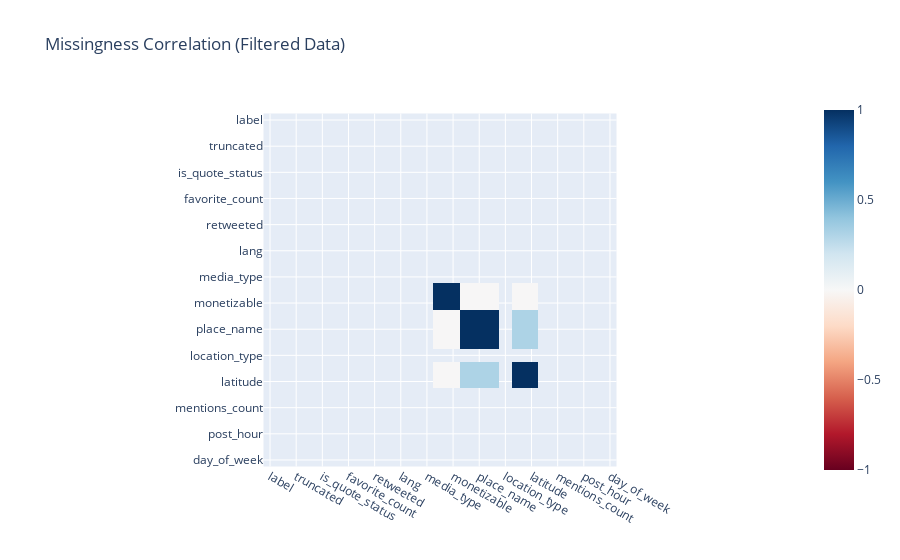

The cell this chart's notebook holds for it:
### Markdown cell above
##### 2. Missingness Pattern Visualization
   Visualizing missingness correlations helps identify:
   - Systematic missingness patterns
   - Potential technical or procedural causes
   - Relationships between missing values across variables.

  The heatmap reveals whether missingness in one variable tends to co-occur with missingness in others, which would violate the MCAR assumption.

### Code cell
missing_matrix = filtered_df.isnull().astype(int)
missing_corr = missing_matrix.corr()
fig = px.imshow(missing_corr,
                   zmin=-1, zmax=1,
                   color_continuous_scale='RdBu',
                   title='Missingness Correlation (Filtered Data)')
fig.show()

missing_count = df.isnull().sum()
missing_percent = 100 * missing_count / len(df)

desc = df.describe(include='all')
desc.loc['missing_count'] = missing_count
desc.loc['missing_percent'] = missing_percent

display(desc)
desc.to_csv('data_description.csv', index=True, encoding='utf-8')

### Figure 1 — Plotly figure (JSON) as saved in the notebook; plotly's stock layout.template omitted (floating-point values rounded to 4 significant figures; data arrays with more than 128 entries replaced by an {"elided": "..."} marker saying what was removed)
{"data": [{"coloraxis": "coloraxis", "hovertemplate": "x: %{x}<br>y: %{y}<br>color: %{z}<extra></extra>", "name": "0", "type": "heatmap", "x": ["label", "id", "truncated", "source", "is_quote_status", "retweet_count", "favorite_count", "favorited", "retweeted", "possibly_sensitive", "lang", "is_retweet", "media_type", "duration_millis", "monetizable", "place_type", "place_name", "country_code", "location_type", "longitude", "latitude", "hashtags_count", "mentions_count", "urls_count", "post_hour", "is_weekend", "day_of_week"], "xaxis": "x", "y": ["label", "id", "truncated", "source", "is_quote_status", "retweet_count", "favorite_count", "favorited", "retweeted", "possibly_sensitive", "lang", "is_retweet", "media_type", "duration_millis", "monetizable", "place_type", "place_name", "country_code", "location_type", "longitude", "latitude", "hashtags_count", "mentions_count", "urls_count", "post_hour", "is_weekend", "day_of_week"], "yaxis": "y", "z": {"elided": "27x27 float values"}}], "layout": {"coloraxis": {"cmax": 1, "cmin": -1, "colorscale": [[0, "rgb(103,0,31)"], [0.1, "rgb(178,24,43)"], [0.2, "rgb(214,96,77)"], [0.3, "rgb(244,165,130)"], [0.4, "rgb(253,219,199)"], [0.5, "rgb(247,247,247)"], [0.6, "rgb(209,229,240)"], [0.7, "rgb(146,197,222)"], [0.8, "rgb(67,147,195)"], [0.9, "rgb(33,102,172)"], [1, "rgb(5,48,97)"]]}, "title": {"text": "Missingness Correlation (Filtered Data)"}, "xaxis": {"anchor": "y", "constrain": "domain", "domain": [0, 1], "scaleanchor": "y"}, "yaxis": {"anchor": "x", "autorange": "reversed", "constrain": "domain", "domain": [0, 1]}}}
